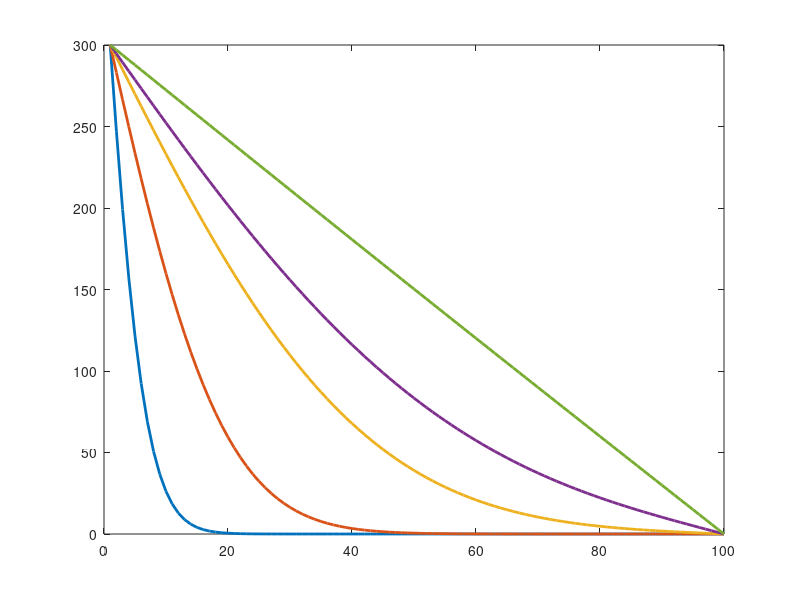

Reproduce this figure in MATLAB. (Note: this script raises an error after producing the figure.)
%% task 1

% 1D heat flow, steady conditions
clear all

n=100; % we divide rode on several parts >> 1mm

Tl=300; % 300 Kelvins (left hand site)
T=zeros(n,1);
%first element has the same temperature as is Tl 
T(1,1)=Tl; % 300 Kelvins

% first iteration
for i=2:(n-1) % last element has T=0K
    T(i,1)=(T(i-1,1)+T(i+1,1))/2;
end

%first iteration 150 = (300+0)/2
% T =
%   300.0000
%   150.0000
%    75.0000
%    37.5000
%    18.7500
%     9.3750
%     4.6875
%     2.3438

% second iteration
T=zeros(n,1); % zero Kelvin
T(1,1)=Tl; % 300 Kelvins
for iter=1:2    % two iteration
    for i=2:(n-1)
        T(i,1)=(T(i-1,1)+T(i+1,1))/2;
    end
end
% second iteration (300+75)/2 = 187.5
% T =
%   300.0000
%   187.5000
%   112.5000
%    65.6250
%    37.5000
%    21.0938
%    11.7188
%     6.4453

%How much is T(2,1) after 10, 100, 1000 iterations?
T=zeros(n,1);
T(1,1)=Tl; % 300 Kelvins
for iter=1:10    % numb. of iterations
    for i=2:(n-1)
        T(i,1)=(T(i-1,1)+T(i+1,1))/2;
    end
    fprintf('%4i  %10.6f\n',iter,T(2,1)) % second element
end

% How mwany steps are needed to obtain constant gradient >> linear relation?
% number of iteartions "presenet" the time elapse.

% plot T after 100 1000 10000 100000 and 1000000 iterartion

Tsave=NaN(n,5); % save solution for 100 1000 10000 100000 and 1000000 iterartion

T=zeros(n,1);
T(1,1)=Tl; % 300 Kelvins
for iter=1:5000    % num. of iterations
    for i=2:(n-1)
        T(i,1)=(T(i-1,1)+T(i+1,1))/2;
    end
    
    if iter==10;Tsave(:,1)=T;end
    if iter==100;Tsave(:,2)=T;end
    if iter==500;Tsave(:,3)=T;end
    if iter==1000;Tsave(:,4)=T;end
    if iter==5000;Tsave(:,5)=T;end

end

% plot
plot(Tsave,'LineWidth',2)
ax=gca; % Get handle to current axis.
%xlim([-0.1 3.2])
%ylim([-1.2 1.2]) % Y axis limit
ax.XAxis.FontSize = 16; % font size of X axis
ax.YAxis.FontSize = 16; % font size of Y axis
%ytickformat('%.2f'); % two decimal placaes for number as Y axis
ylabel('Temperature','FontSize',18); % label at Y axis
xlabel('Rode length','FontSize',18); % abel at X axis, see \alpha !!!

legend('10','100','500','1000','5000','FontSize',14)

% saveas(gcf,'heat1Dsteady.png')


%% task2

close all
% drawnow dynamic graph
% 1D heat flow, steady conditions, 

n=100; % we divide rode on several parts >> 1mm

T=zeros(n,1);
Tl=300; % 300 Kelvins (left hand site)

dd=Tl/(n-1);
Tfinal=(300:-dd:0)';

% plot T after 100 1000 10000 100000 and 1000000 iterartion

%draw line - redline, steady flow
x = [1 100];
y = [300 0];

T=zeros(n,1);
T(1,1)=Tl; % 300 Kelvins
for iter=1:5000    % num. of iterations
    for i=2:(n-1)
        T(i,1)=(T(i-1,1)+T(i+1,1))/2;
    end
    % difference
    df=sqrt(sum((T-Tfinal).^2)/(n-1));
    %
    plot(T,'LineWidth',2)
    line(x,y,'Color','red')
    ax=gca; % Get handle to current axis.
    %xlim([-0.1 3.2])
    %ylim([-1.2 1.2]) % Y axis limit
    ax.XAxis.FontSize = 16; % font size of X axis
    ax.YAxis.FontSize = 16; % font size of Y axis
    %ytickformat('%.2f'); % two decimal placaes for number as Y axis
    ylabel('Temperature','FontSize',18); % label at Y axis
    xlabel('Rode length','FontSize',18);
    mytitle=sprintf('Steps: %8i  dT diff: %8.2f',iter,df);
    title(mytitle,'FontSize',20)
    drawnow
end

